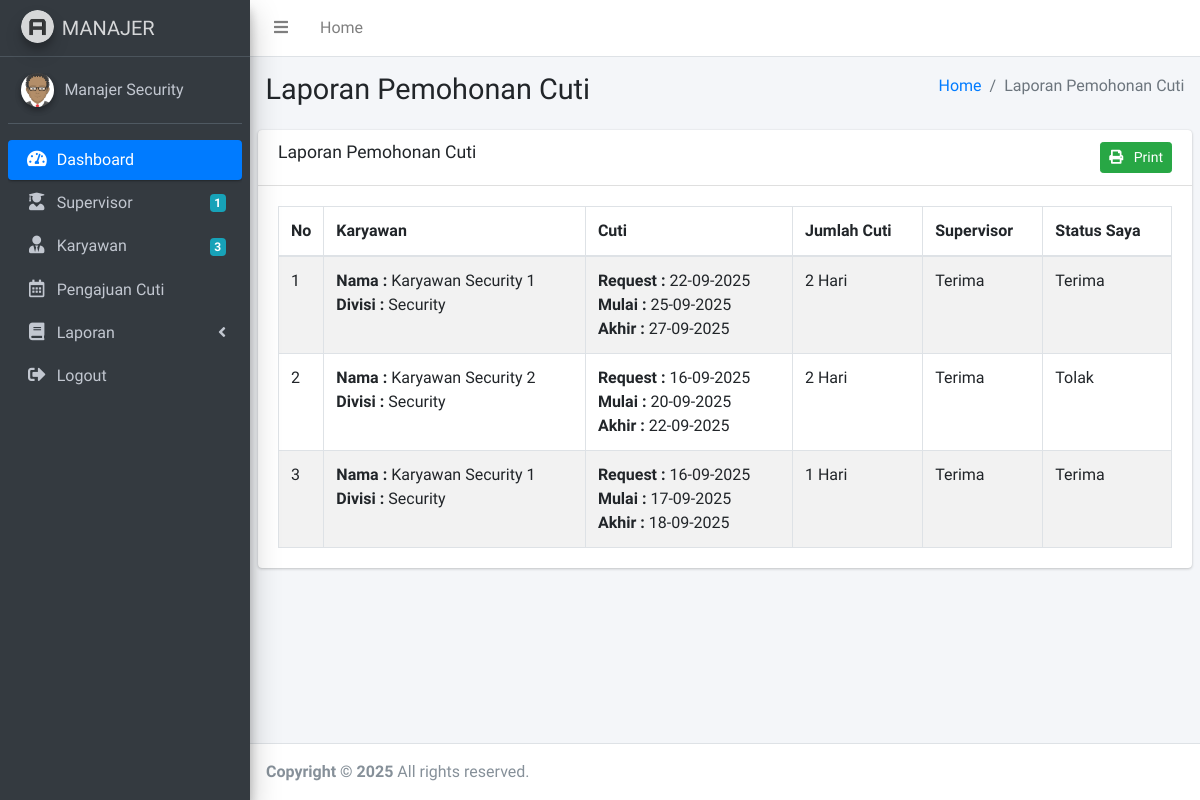
Page /manajer/laporan_cuti.php (signed in) on the earlier database version.
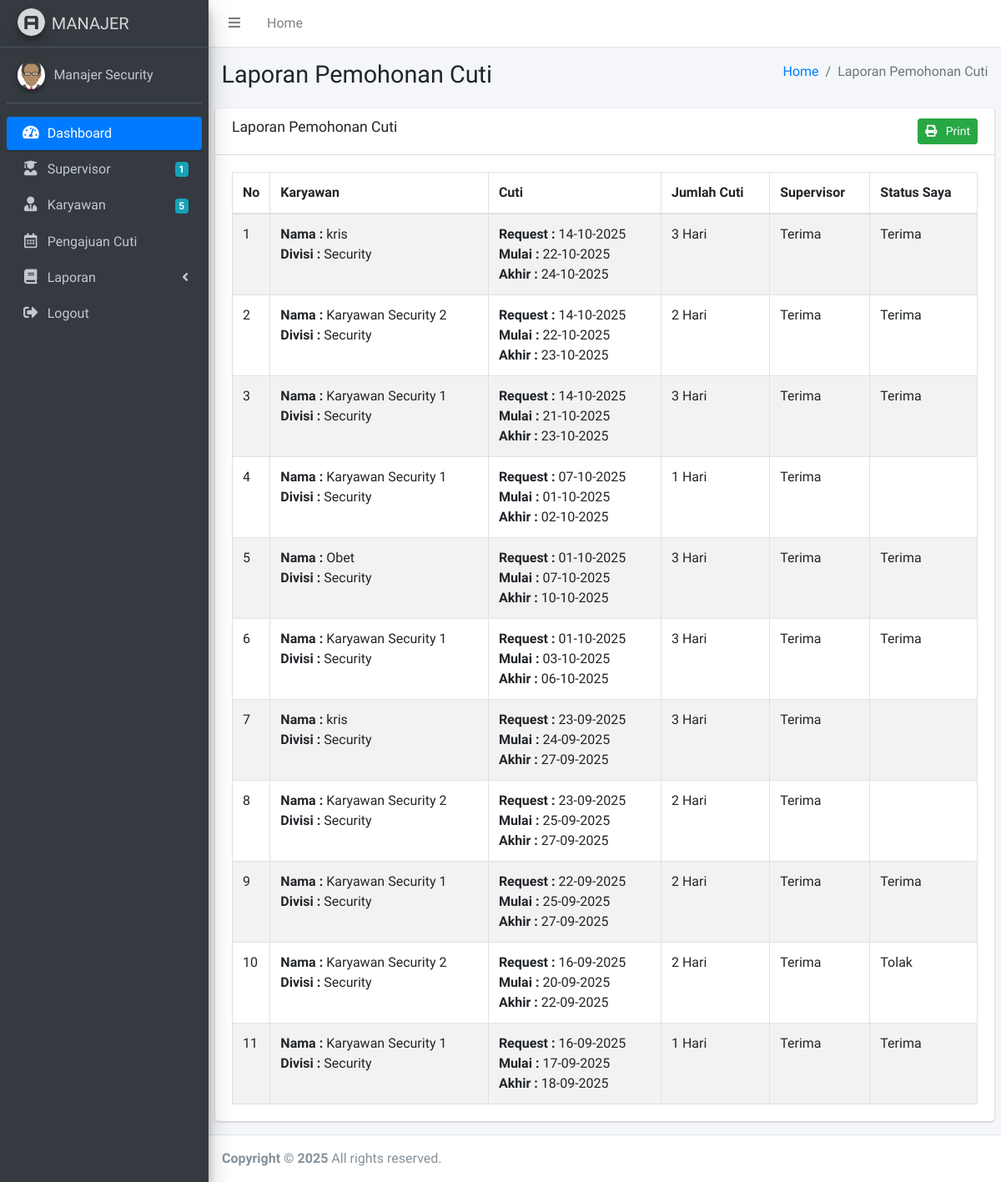
Same page on the later database version.
### tables this page shows
CREATE TABLE `cuti` (
  `cuti_id` int NOT NULL AUTO_INCREMENT,
  `divisi_id` int DEFAULT NULL,
  `jenis_cuti_id` int DEFAULT NULL,
  `user_id` int DEFAULT NULL,
  `tanggal_cuti` varchar(100) DEFAULT NULL,
  `tanggal_mulai` varchar(100) DEFAULT NULL,
  `tanggal_selesai` varchar(100) DEFAULT NULL,
  `jumlah_cuti` int DEFAULT NULL,
  `alasan_cuti` text,
  `alamat_cuti` text,
  `supervisor_id` int DEFAULT NULL,
  `supervisor_status` varchar(100) DEFAULT NULL,
  `supervisor_keterangan` varchar(100) DEFAULT NULL,
  `manajer_id` int DEFAULT NULL,
  `manajer_status` varchar(100) DEFAULT NULL,
  `manajer_keterangan` varchar(100) DEFAULT NULL,
  PRIMARY KEY (`cuti_id`),
  KEY `fk_divisi2` (`divisi_id`),
  KEY `fk_jenis_cuti` (`jenis_cuti_id`),
  KEY `fk_user` (`user_id`),
  KEY `fk_supervisor` (`supervisor_id`),
  KEY `fk_manajer` (`manajer_id`),
  CONSTRAINT `fk_divisi2` FOREIGN KEY (`divisi_id`) REFERENCES `divisi` (`divisi_id`),
  CONSTRAINT `fk_jenis_cuti` FOREIGN KEY (`jenis_cuti_id`) REFERENCES `jenis_cuti` (`jenis_cuti_id`),
  CONSTRAINT `fk_manajer` FOREIGN KEY (`manajer_id`) REFERENCES `user` (`id`),
  CONSTRAINT `fk_supervisor` FOREIGN KEY (`supervisor_id`) REFERENCES `user` (`id`),
  CONSTRAINT `fk_user` FOREIGN KEY (`user_id`) REFERENCES `user` (`id`)
);

CREATE TABLE `user` (
  `id` int NOT NULL AUTO_INCREMENT,
  `name` varchar(100) DEFAULT NULL,
  `nip` varchar(100) DEFAULT NULL,
  `kontak` varchar(100) DEFAULT NULL,
  `kelamin` varchar(100) DEFAULT NULL,
  `alamat` varchar(100) DEFAULT NULL,
  `divisi_id` int DEFAULT NULL,
  `role_id` int DEFAULT NULL,
  `username` varchar(100) DEFAULT NULL,
  `password` varchar(100) DEFAULT NULL,
  `foto` varchar(100) DEFAULT NULL,
  `tanda_tangan` varchar(100) DEFAULT NULL,
  `email` varchar(100) DEFAULT NULL,
  `created_at` datetime DEFAULT CURRENT_TIMESTAMP,
  PRIMARY KEY (`id`),
  KEY `fk_divisi` (`divisi_id`),
  KEY `fk_role` (`role_id`),
  CONSTRAINT `fk_divisi` FOREIGN KEY (`divisi_id`) REFERENCES `divisi` (`divisi_id`),
  CONSTRAINT `fk_role` FOREIGN KEY (`role_id`) REFERENCES `role` (`role_id`)
);

CREATE TABLE `divisi` (
  `divisi_id` int NOT NULL AUTO_INCREMENT,
  `divisi_name` varchar(100) NOT NULL,
  PRIMARY KEY (`divisi_id`)
);

### manajer/laporan_cuti.php (the view, shortened to what the changed rows need)
<?php include 'header.php'; ?>
<div class="content-wrapper">
	<section class="content-header">
		<div class="container-fluid">
			<div class="row mb-2">
				<div class="col-sm-6">
					<h1>Laporan Pemohonan Cuti</h1>
				</div>
			</div>
		</div>
	</section>
	<section class="content">
		<div class="row">
			<div class="col-12">
				<div class="card">
					<div class="card-body">
						<table id="example1" class="table table-bordered table-striped">
								<thead>
									<tr>
										<th width="1%">No</th>
										<th>Karyawan</th>
										<th>Cuti</th>
										<th>Jumlah Cuti</th>
										<th>Supervisor</th>
										<th>Status Saya</th>
									</tr>
								</thead>
								<tbody>
									<?php
									$no=1;
									$divisi = $_SESSION['divisi'];
									$data = mysqli_query($koneksi,"select user.name as karyawan_nama, divisi.divisi_name as divisi_nama, cuti.* from cuti join user on cuti.user_id = user.id join divisi on cuti.divisi_id = divisi.divisi_id where cuti.divisi_id=$divisi and cuti.supervisor_status='Terima' order by cuti.cuti_id desc");
									while($d = mysqli_fetch_array($data)){
										?>
										<tr>
											<td><?php echo $no++; ?></td>
											<td>
												<b>Nama : </b><?php echo $d['karyawan_nama'] ?><br>
												<b>Divisi : </b><?php echo $d['divisi_nama'] ?>
											</td>
											<td>
												<b>Request : </b><?php echo date('d-m-Y', strtotime($d['tanggal_cuti'])) ?><br>
												<b>Mulai : </b><?php echo date('d-m-Y', strtotime($d['tanggal_mulai'])) ?><br>
												<b>Akhir : </b><?php echo date('d-m-Y', strtotime($d['tanggal_selesai'])) ?>
											</td>
											<td>
												<?php
												echo $d['jumlah_cuti']." Hari";
												?>
											</td>
											<td><?php echo $d['supervisor_status'] ?></td>
											<td><?php echo $d['manajer_status'] ?></td>
										</tr>
										<?php
									}
									?>
								</tbody>
							</table>
					</div>
				</div>
			</div>
		</div>
	</section>
</div>
<?php include 'footer.php'; ?>

### manajer/header.php (shortened to what the changed rows need)
<!DOCTYPE html>
<html>
<head>
  <link rel="stylesheet" href="../plugins/fontawesome-free/css/all.min.css">
  <link rel="stylesheet" href="https://code.ionicframework.com/ionicons/2.0.1/css/ionicons.min.css">
  <link rel="stylesheet" href="../plugins/tempusdominus-bootstrap-4/css/tempusdominus-bootstrap-4.min.css">
  <link rel="stylesheet" href="../plugins/icheck-bootstrap/icheck-bootstrap.min.css">
  <link rel="stylesheet" href="../plugins/jqvmap/jqvmap.min.css">
  <link rel="stylesheet" href="../plugins/datatables-bs4/css/dataTables.bootstrap4.css">
  <link rel="stylesheet" href="../dist/css/adminlte.min.css">
  <link rel="stylesheet" href="../plugins/overlayScrollbars/css/OverlayScrollbars.min.css">
  <link rel="stylesheet" href="../plugins/daterangepicker/daterangepicker.css">
  <link rel="stylesheet" href="../plugins/summernote/summernote-bs4.css">
</head>
  <?php include '../koneksi.php'; ?>
<body class="hold-transition sidebar-mini layout-fixed">
<div class="wrapper">
  <aside class="main-sidebar sidebar-dark-primary elevation-4">
     <?php
    $divisi = $_SESSION['divisi'];
     ?>
    <div class="sidebar">
      <nav class="mt-2">
        <ul class="nav nav-pills nav-sidebar flex-column" data-widget="treeview" role="menu" data-accordion="false">
          <li class="nav-item">
            <a href="karyawan.php" class="nav-link">
              <p>
                Karyawan
                <?php
                $karyawan = mysqli_query($koneksi,"select * from user where divisi_id=$divisi and role_id=1");
                $k = mysqli_num_rows($karyawan);
                ?>
                <span class="badge badge-info right"><?php echo $k ?></span>
              </p>
            </a>
          </li>
        </ul>
      </nav>
    </div>
  </aside>

Differences in the rows shown:
added cuti: user.name "kris", divisi.divisi_name "Security", tanggal_cuti "14-10-2025", tanggal_mulai "22-10-2025", tanggal_selesai "24-10-2025", jumlah_cuti "3", supervisor_status "Terima", manajer_status "Terima"
added cuti: user.name "Karyawan Security 2", divisi.divisi_name "Security", tanggal_cuti "14-10-2025", tanggal_mulai "22-10-2025", tanggal_selesai "23-10-2025", jumlah_cuti "2", supervisor_status "Terima", manajer_status "Terima"
added cuti: user.name "Karyawan Security 1", divisi.divisi_name "Security", tanggal_cuti "14-10-2025", tanggal_mulai "21-10-2025", tanggal_selesai "23-10-2025", jumlah_cuti "3", supervisor_status "Terima", manajer_status "Terima"
added cuti: user.name "Karyawan Security 1", divisi.divisi_name "Security", tanggal_cuti "07-10-2025", tanggal_mulai "01-10-2025", tanggal_selesai "02-10-2025", jumlah_cuti "1", supervisor_status "Terima"
added cuti: user.name "Obet", divisi.divisi_name "Security", tanggal_cuti "01-10-2025", tanggal_mulai "07-10-2025", tanggal_selesai "10-10-2025", jumlah_cuti "3", supervisor_status "Terima", manajer_status "Terima"
added cuti: user.name "Karyawan Security 1", divisi.divisi_name "Security", tanggal_cuti "01-10-2025", tanggal_mulai "03-10-2025", tanggal_selesai "06-10-2025", jumlah_cuti "3", supervisor_status "Terima", manajer_status "Terima"
added cuti: user.name "kris", divisi.divisi_name "Security", tanggal_cuti "23-09-2025", tanggal_mulai "24-09-2025", tanggal_selesai "27-09-2025", jumlah_cuti "3", supervisor_status "Terima"
added cuti: user.name "Karyawan Security 2", divisi.divisi_name "Security", tanggal_cuti "23-09-2025", tanggal_mulai "25-09-2025", tanggal_selesai "27-09-2025", jumlah_cuti "2", supervisor_status "Terima"
Other differences:
$k: "3" → "5"
